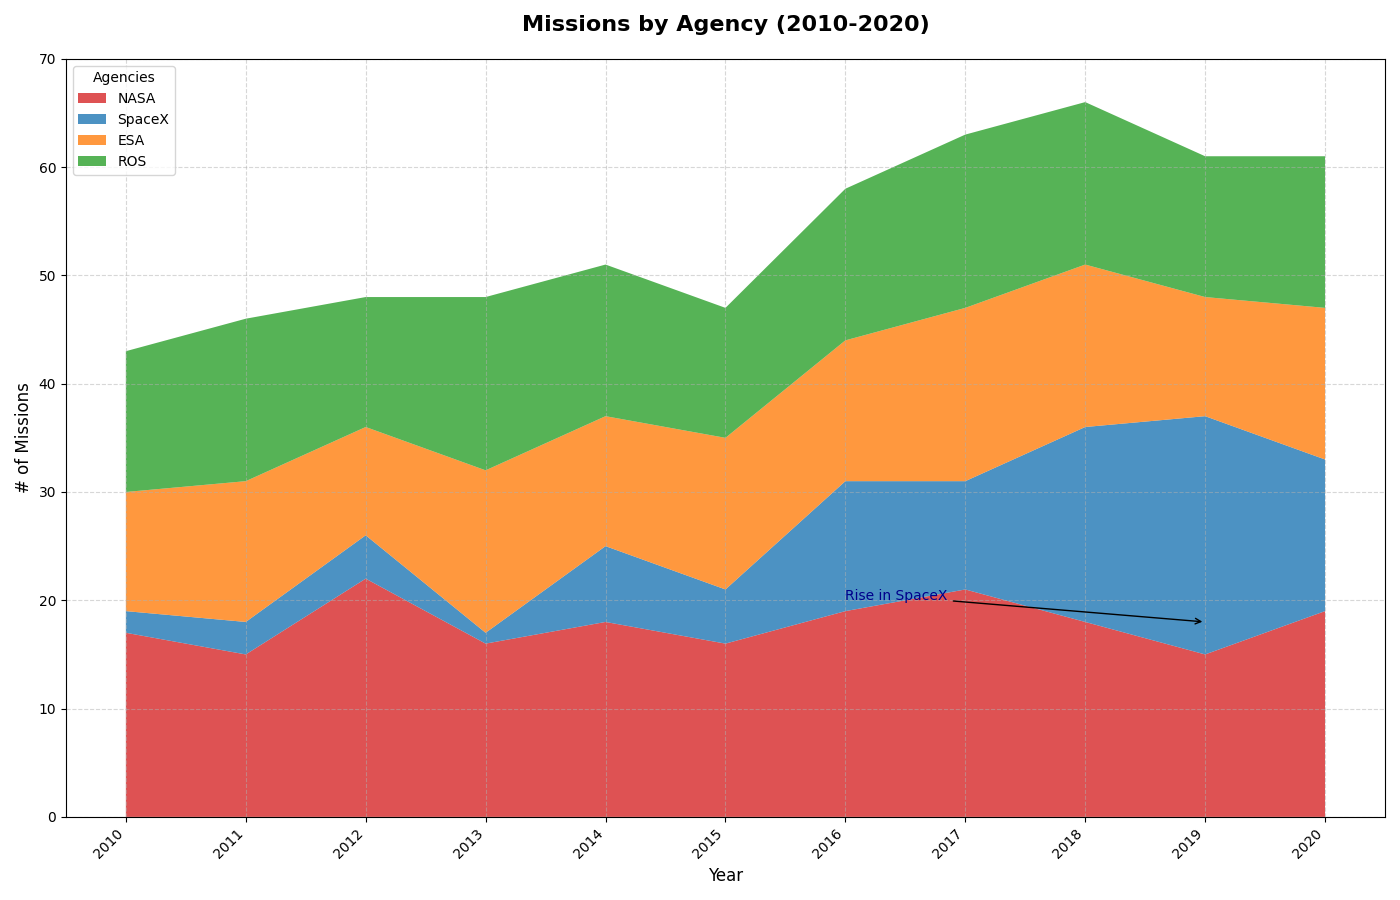

Source code (Python):
import matplotlib.pyplot as plt
import numpy as np

years = np.arange(2010, 2021)

nasa_missions = np.array([17, 15, 22, 16, 18, 16, 19, 21, 18, 15, 19])
spacex_missions = np.array([2, 3, 4, 1, 7, 5, 12, 10, 18, 22, 14])
esa_missions = np.array([11, 13, 10, 15, 12, 14, 13, 16, 15, 11, 14])
roscosmos_missions = np.array([13, 15, 12, 16, 14, 12, 14, 16, 15, 13, 14])

data = np.vstack([nasa_missions, spacex_missions, esa_missions, roscosmos_missions])

fig, ax = plt.subplots(figsize=(14, 9))

# Shuffled colors manually
colors = ['#d62728', '#1f77b4', '#ff7f0e', '#2ca02c']
agencies = ['NASA', 'SpaceX', 'ESA', 'ROS']

ax.stackplot(years, data, labels=agencies, colors=colors, alpha=0.8)

ax.annotate('Rise in SpaceX', xy=(2019, 18), xytext=(2016, 20),
            arrowprops=dict(facecolor='black', arrowstyle='->'), fontsize=10, color='darkblue')

ax.set_title('Missions by Agency (2010-2020)', fontsize=16, fontweight='bold', pad=20)
ax.set_xlabel('Year', fontsize=12)
ax.set_ylabel('# of Missions', fontsize=12)
ax.set_xticks(years)
ax.set_yticks(np.arange(0, 71, 10))
ax.set_ylim(0, 70)

ax.legend(loc='upper left', fontsize=10, title='Agencies')

ax.grid(linestyle='--', alpha=0.5)

plt.xticks(rotation=45, ha='right')

plt.tight_layout()

plt.show()
